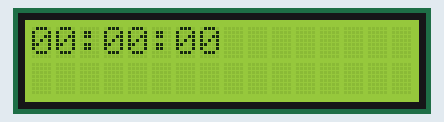
The sketch below on a simulated Arduino Uno, built with avr-gcc and run on an emulated ATmega328P. Shown: 16×2 character LCD.

Above: at 0.1 s.
At 4.1 s:
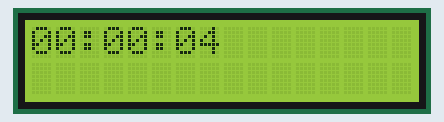
At 9.1 s:
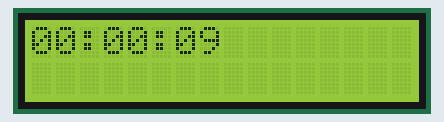
At 19.2 s:
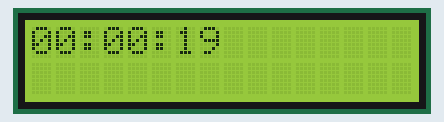
At 28.2 s:
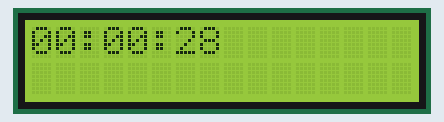
At 38.2 s:
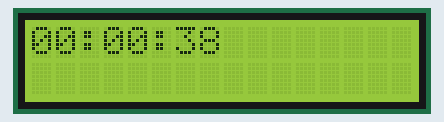

The sketch:

Job6.ino
```cpp
#include <LiquidCrystal.h>
#include <TimeLib.h>

LiquidCrystal lcd(12, 11, 5, 4, 3, 2);

void setup() {
  lcd.begin(16, 2);

  Serial.begin(9600);

  setTime(0);
}

void loop() {
  time_t t = now();

  lcd.setCursor(0, 0);
  lcd.print(formatTime(hour(t)));
  lcd.print(":");
  lcd.print(formatTime(minute(t)));
  lcd.print(":");
  lcd.print(formatTime(second(t)));

  delay(1000);
}

// Fonction pour formater une valeur numérique en chaîne de caractères
String formatTime(int value) {
  if (value < 10) {
    return "0" + String(value);
  } else {
    return String(value);
  }
}
```

Measured:
- what the display in image 1 shows lasts 1.0 s, from 4.1 s to 5.1 s
